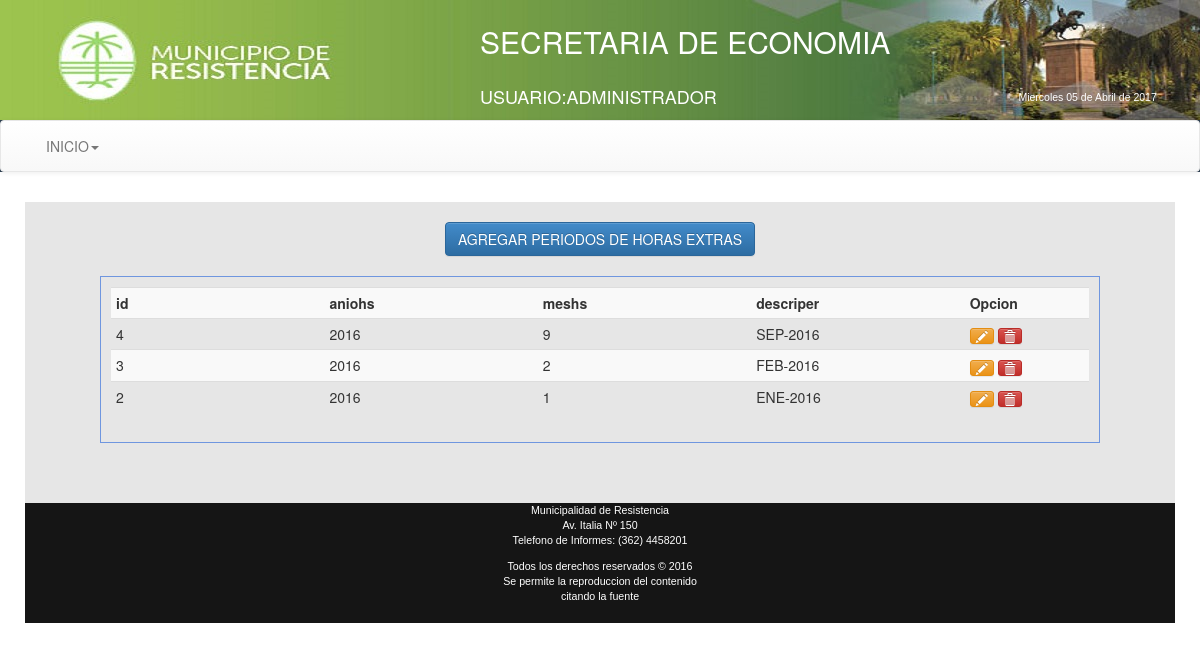
Screenshot of /Economia/views/frmConfigPerHas.php (signed in) with the database file from the repository.
### tables this page shows
CREATE TABLE `periodohoras` (
  `id` int(11) NOT NULL AUTO_INCREMENT,
  `aniohs` int(11) NOT NULL,
  `meshs` int(11) NOT NULL,
  `descriper` varchar(8) NOT NULL,
  PRIMARY KEY (`id`)
);

### Economia/views/frmConfigPerhas.php (the view, shortened to what this page needs)
<!DOCTYPE html PUBLIC "-//W3C//DTD XHTML 1.0 Transitional//EN" "http://www.w3.org/TR/xhtml1/DTD/xhtml1-transitional.dtd">
<html xmlns="http://www.w3.org/1999/xhtml">
<head>
<link rel="stylesheet" type="text/css" href="../css/estilo.css" media="screen">
<link rel="stylesheet" type="text/css" href="../bootstrap/css/bootstrap.css">
<link rel="stylesheet" type="text/css" href="../bootstrap/css/bootstrap.min.css">
<link rel="stylesheet" type="text/css" href="../bootstrap/css/bootstrap-theme.css">
<link rel="stylesheet" type="text/css" href="../bootstrap/css/bootstrap-theme.min.css">
</head>
<body class="body" style=" background-image: url(../images/bgcity.jpg);
  background-attachment: fixed;">
<header>
<table width="100%" height="120" border="0" background="../images/header2015.jpg">
<tr><td width="40%"></td>
<td><div align="left" style="color:#ffffff;" ><p><h2>SECRETARIA DE ECONOMIA</h2></p>
 </div></td>
</tr>
<tr><td width="40%"></td>
<td><div align="left" style="color:#ffffff;" ><p><h4>USUARIO:<?php echo $_SESSION["apynom"]?></h4></p>
 </div></td>
 <td><div align="left" style="color:#ffffff;" >
<p><h5>
</h5></p>
 </div></td>
</tr>
</table>
<nav class="navbar navbar-default">
<div class="container-fluid">
<div class="collapse navbar-collapse" id="navbar-1">
 <ul class="nav navbar-nav">
 <li class="dropdown">
   <a href="#" class="dropdown-toggle" data-toggle="dropdown" role="button">INICIO<span class="caret"></span></a>
 </li>
 </ul>
 </div>
 </div>
 </nav>
</header>
<div class="container"
style="background-color:#E6E6E6;border-radius: 10px 10px 10px 10px;
-moz-border-radius: 10px 10px 10px 10px;
-webkit-border-radius: 10px 10px 10px 10px;
border: 10px solid #ffffff;">
<body>
<section>
  <table border="0" align="center">
   <tr>
    <td width="100"><button id="nueva-factura" class="btn btn-primary">AGREGAR PERIODOS DE HORAS EXTRAS</button></td>
   </tr>
  </table>
 </section>
    <div class="registros" id="agrega-registros">
        <table class="table table-striped table-condensed table-hover">
         <tr>
          <th width="100">id</th>
          <th width="100">aniohs</th>
          <th width="100">meshs</th>
          <th width="100">descriper</th>
          <th width="20">Opcion</th>
         </tr>
          <?php
            $conexion=Conectarse();
            $queryu="SELECT * FROM periodohoras ORDER BY aniohs desc, meshs desc;";
            $registro = mysqli_query($conexion,$queryu);
            while($registro2 = mysqli_fetch_array($registro)){
             echo '<tr>
                   <td>'.$registro2['id'].'</td>
                   <td>'.$registro2['aniohs'].'</td>
                   <td>'.$registro2['meshs'].'</td>
                   <td>'.$registro2['descriper'].'</td>
                   <td><a href="javascript:editarPerHas('.$registro2['id'].');" class="btn btn-warning btn-xs"><i class="glyphicon glyphicon-pencil"></i></a>
                  <a href="javascript:eliminarPerHas('.$registro2['id'].');" class="btn btn-danger btn-xs"><i class="glyphicon glyphicon-trash"></i></a>
                    </td>
                    </tr>';
            }
        ?>
       </table>
    </div>
    <br>
<br><br>
<small>
<div class="row" style="height:120px; background-color:#151515;color:#ffffff; font-family:Arial;font-size:8pt;">
<div class="col-md-12" align="center">
    <p>Municipalidad de Resistencia<br />
    Av. Italia Nº 150<br />
    Telefono de Informes: (362) 4458201</p>
    <p>Todos los derechos reservados &copy; 2016<br />
      Se permite la reproduccion del contenido<br />
      citando la fuente
    </p>
  </div>
</div>
</small>
</body>
</div>
</html>

### Economia/css/estilo.css (style rules this page uses)
body { background:#2c3e50; color:#fff; margin:0px; font-family:"Trebuchet MS", Arial, Helvetica, sans-serif; min-width:1000px; }
header { background:#2c3e50; color:#fff; }
section { margin-top:20px; }
.registros { margin:auto; width:1000px; margin-top:20px; border:1px solid #6F96DF; height:auto; padding:10px; }

### rows the page displays
periodohoras: id "4", aniohs "2016", meshs "9", descriper "SEP-2016"
periodohoras: id "3", aniohs "2016", meshs "2", descriper "FEB-2016"
periodohoras: id "2", aniohs "2016", meshs "1", descriper "ENE-2016"

### other values shown
$_SESSION["apynom"] "ADMINISTRADOR"
